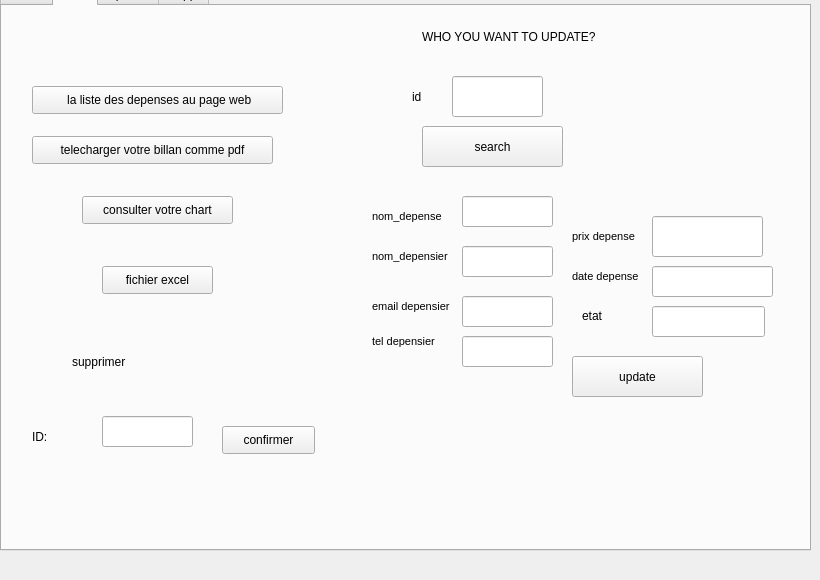
      <widget class="QWidget" name="tab_10">
       <attribute name="title">
        <string>add</string>
       </attribute>
       <widget class="QLabel" name="label_19">
        <property name="geometry">
         <rect>
          <x>40</x>
          <y>110</y>
          <width>81</width>
          <height>61</height>
         </rect>
        </property>
        <property name="sizeIncrement">
         <size>
          <width>12</width>
          <height>4</height>
         </size>
        </property>
        <property name="font">
         <font>
          <family>MS Shell Dlg 2</family>
          <pointsize>8</pointsize>
          <weight>50</weight>
          <italic>false</italic>
          <bold>false</bold>
         </font>
        </property>
        <property name="styleSheet">
         <string notr="true">
font: 8pt &quot;MS Shell Dlg 2&quot;;</string>
        </property>
        <property name="text">
         <string>nom_depense</string>
        </property>
       </widget>
       <widget class="QLineEdit" name="lineEdit_15">
        <property name="geometry">
         <rect>
          <x>130</x>
          <y>210</y>
          <width>91</width>
          <height>41</height>
         </rect>
        </property>
       </widget>
       <widget class="QLineEdit" name="lineEdit_16">
        <property name="geometry">
         <rect>
          <x>490</x>
          <y>120</y>
          <width>111</width>
          <height>41</height>
         </rect>
        </property>
       </widget>
       <widget class="QLabel" name="label_20">
        <property name="geometry">
         <rect>
          <x>360</x>
          <y>190</y>
          <width>81</width>
          <height>61</height>
         </rect>
        </property>
        <property name="sizeIncrement">
         <size>
          <width>12</width>
          <height>4</height>
         </size>
        </property>
        <property name="font">
         <font>
          <family>MS Shell Dlg 2</family>
          <pointsize>8</pointsize>
          <weight>50</weight>
          <italic>false</italic>
          <bold>false</bold>
         </font>
        </property>
        <property name="styleSheet">
         <string notr="true">
font: 8pt &quot;MS Shell Dlg 2&quot;;</string>
        </property>
        <property name="text">
         <string>date depense</string>
        </property>
       </widget>
       <widget class="QLineEdit" name="lineEdit_17">
        <property name="geometry">
         <rect>
          <x>480</x>
          <y>200</y>
          <width>111</width>
          <height>41</height>
         </rect>
        </property>
       </widget>
       <widget class="QLabel" name="label_21">
        <property name="geometry">
         <rect>
          <x>30</x>
          <y>190</y>
          <width>91</width>
          <height>61</height>
         </rect>
        </property>
        <property name="sizeIncrement">
         <size>
          <width>12</width>
          <height>4</height>
         </size>
        </property>
        <property name="font">
         <font>
          <family>MS Shell Dlg 2</family>
          <pointsize>8</pointsize>
          <weight>50</weight>
          <italic>false</italic>
          <bold>false</bold>
         </font>
        </property>
        <property name="styleSheet">
         <string notr="true">
font: 8pt &quot;MS Shell Dlg 2&quot;;</string>
        </property>
        <property name="text">
         <string>nom_depensier</string>
        </property>
       </widget>
       <widget class="QLineEdit" name="lineEdit_18">
        <property name="geometry">
         <rect>
          <x>490</x>
          <y>60</y>
          <width>111</width>
          <height>41</height>
         </rect>
        </property>
       </widget>
       <widget class="QLineEdit" name="lineEdit_19">
        <property name="geometry">
         <rect>
          <x>130</x>
          <y>50</y>
          <width>91</width>
          <height>41</height>
         </rect>
        </property>
       </widget>
       <widget class="QLineEdit" name="lineEdit_20">
        <property name="geometry">
         <rect>
          <x>130</x>
          <y>130</y>
          <width>91</width>
          <height>41</height>
         </rect>
        </property>
       </widget>
       <widget class="QLabel" name="label_22">
        <property name="geometry">
         <rect>
          <x>80</x>
          <y>40</y>
          <width>41</width>
          <height>61</height>
         </rect>
        </property>
        <property name="sizeIncrement">
         <size>
          <width>12</width>
          <height>4</height>
         </size>
        </property>
        <property name="styleSheet">
         <string notr="true">font: 12pt &quot;MS Shell Dlg 2&quot;;</string>
        </property>
        <property name="text">
         <string>id</string>
        </property>
       </widget>
       <widget class="QPushButton" name="pushButton_3">
        <property name="geometry">
         <rect>
          <x>290</x>
          <y>370</y>
          <width>93</width>
          <height>28</height>
         </rect>
        </property>
        <property name="text">
         <string>submit</string>
        </property>
       </widget>
       <widget class="QLabel" name="label_23">
        <property name="geometry">
         <rect>
          <x>360</x>
          <y>120</y>
          <width>81</width>
          <height>61</height>
         </rect>
        </property>
        <property name="sizeIncrement">
         <size>
          <width>12</width>
          <height>4</height>
         </size>
        </property>
        <property name="font">
         <font>
          <family>MS Shell Dlg 2</family>
          <pointsize>8</pointsize>
          <weight>50</weight>
          <italic>false</italic>
          <bold>false</bold>
         </font>
        </property>
        <property name="styleSheet">
         <string notr="true">
font: 8pt &quot;MS Shell Dlg 2&quot;;</string>
        </property>
        <property name="text">
         <string>tel depensier</string>
        </property>
       </widget>
       <widget class="QLabel" name="label_24">
        <property name="geometry">
         <rect>
          <x>210</x>
          <y>270</y>
          <width>81</width>
          <height>61</height>
         </rect>
        </property>
        <property name="sizeIncrement">
         <size>
          <width>12</width>
          <height>4</height>
         </size>
        </property>
        <property name="font">
         <font>
          <family>MS Shell Dlg 2</family>
          <pointsize>8</pointsize>
          <weight>50</weight>
          <italic>false</italic>
          <bold>false</bold>
         </font>
        </property>
        <property name="styleSheet">
         <string notr="true">
font: 8pt &quot;MS Shell Dlg 2&quot;;</string>
        </property>
        <property name="text">
         <string>prix depense</string>
        </property>
       </widget>
       <widget class="QLineEdit" name="lineEdit_21">
        <property name="geometry">
         <rect>
          <x>330</x>
          <y>280</y>
          <width>111</width>
          <height>41</height>
         </rect>
        </property>
       </widget>
       <widget class="QLabel" name="label_25">
        <property name="geometry">
         <rect>
          <x>350</x>
          <y>50</y>
          <width>91</width>
          <height>61</height>
         </rect>
        </property>
        <property name="sizeIncrement">
         <size>
          <width>12</width>
          <height>4</height>
         </size>
        </property>
        <property name="font">
         <font>
          <family>MS Shell Dlg 2</family>
          <pointsize>8</pointsize>
          <weight>50</weight>
          <italic>false</italic>
          <bold>false</bold>
         </font>
        </property>
        <property name="styleSheet">
         <string notr="true">
font: 8pt &quot;MS Shell Dlg 2&quot;;</string>
        </property>
        <property name="text">
         <string>email depensier</string>
        </property>
       </widget>
       <widget class="QTabWidget" name="page3_3">
        <property name="geometry">
         <rect>
          <x>0</x>
          <y>-20</y>
          <width>811</width>
          <height>571</height>
         </rect>
        </property>
        <property name="currentIndex">
         <number>1</number>
        </property>
        <widget class="QWidget" name="tab_13">
         <attribute name="title">
          <string>show</string>
         </attribute>
         <widget class="QTableView" name="tabdepense1_4">
          <property name="geometry">
           <rect>
            <x>40</x>
            <y>30</y>
            <width>671</width>
            <height>441</height>
           </rect>
          </property>
         </widget>
        </widget>
        <widget class="QWidget" name="tab_14">
         <attribute name="title">
          <string>add</string>
         </attribute>
         <widget class="QLabel" name="label_11">
          <property name="geometry">
           <rect>
            <x>70</x>
            <y>330</y>
            <width>181</width>
            <height>51</height>
           </rect>
          </property>
          <property name="styleSheet">
           <string notr="true">font: 75 24pt &quot;MS Shell Dlg 2&quot;;</string>
          </property>
          <property name="text">
           <string>supprimer</string>
          </property>
         </widget>
         <widget class="QLabel" name="label_12">
          <property name="geometry">
           <rect>
            <x>30</x>
            <y>410</y>
            <width>51</width>
            <height>41</height>
           </rect>
          </property>
          <property name="styleSheet">
           <string notr="true">font: 18pt &quot;MS Shell Dlg 2&quot;;</string>
          </property>
          <property name="text">
           <string>ID:</string>
          </property>
         </widget>
         <widget class="QLineEdit" name="supp">
          <property name="geometry">
           <rect>
            <x>100</x>
            <y>410</y>
            <width>91</width>
            <height>31</height>
           </rect>
          </property>
         </widget>
         <widget class="QPushButton" name="suprim">
          <property name="geometry">
           <rect>
            <x>220</x>
            <y>420</y>
            <width>93</width>
            <height>28</height>
           </rect>
          </property>
          <property name="text">
           <string>confirmer</string>
          </property>
         </widget>
         <widget class="QLabel" name="label_45">
          <property name="geometry">
           <rect>
            <x>420</x>
            <y>10</y>
            <width>241</width>
            <height>41</height>
           </rect>
          </property>
          <property name="styleSheet">
           <string notr="true">font: 75 10pt &quot;MS Shell Dlg 2&quot;;</string>
          </property>
          <property name="text">
           <string>WHO YOU WANT TO UPDATE?</string>
          </property>
         </widget>
         <widget class="QLabel" name="label_46">
          <property name="geometry">
           <rect>
            <x>410</x>
            <y>70</y>
            <width>41</width>
            <height>41</height>
           </rect>
          </property>
          <property name="sizeIncrement">
           <size>
            <width>12</width>
            <height>4</height>
           </size>
          </property>
          <property name="styleSheet">
           <string notr="true">font: 12pt &quot;MS Shell Dlg 2&quot;;</string>
          </property>
          <property name="text">
           <string>id</string>
          </property>
         </widget>
         <widget class="QLineEdit" name="lineEdit_ids">
          <property name="geometry">
           <rect>
            <x>450</x>
            <y>70</y>
            <width>91</width>
            <height>41</height>
           </rect>
          </property>
          <property name="text">
           <string/>
          </property>
         </widget>
         <widget class="QPushButton" name="search">
          <property name="geometry">
           <rect>
            <x>420</x>
            <y>120</y>
            <width>141</width>
            <height>41</height>
           </rect>
          </property>
          <property name="text">
           <string>search</string>
          </property>
         </widget>
         <widget class="QLabel" name="label_31">
          <property name="geometry">
           <rect>
            <x>370</x>
            <y>180</y>
            <width>81</width>
            <height>61</height>
           </rect>
          </property>
          <property name="sizeIncrement">
           <size>
            <width>12</width>
            <height>4</height>
           </size>
          </property>
          <property name="font">
           <font>
            <family>MS Shell Dlg 2</family>
            <pointsize>8</pointsize>
            <weight>50</weight>
            <italic>false</italic>
            <bold>false</bold>
           </font>
          </property>
          <property name="styleSheet">
           <string notr="true">
font: 8pt &quot;MS Shell Dlg 2&quot;;</string>
          </property>
          <property name="text">
           <string>nom_depense</string>
          </property>
         </widget>
         <widget class="QLabel" name="label_47">
          <property name="geometry">
           <rect>
            <x>370</x>
            <y>230</y>
            <width>91</width>
            <height>41</height>
           </rect>
          </property>
          <property name="sizeIncrement">
           <size>
            <width>12</width>
            <height>4</height>
           </size>
          </property>
          <property name="font">
           <font>
            <family>MS Shell Dlg 2</family>
            <pointsize>8</pointsize>
            <weight>50</weight>
            <italic>false</italic>
            <bold>false</bold>
           </font>
          </property>
          <property name="styleSheet">
           <string notr="true">
font: 8pt &quot;MS Shell Dlg 2&quot;;</string>
          </property>
          <property name="text">
           <string>nom_depensier</string>
          </property>
         </widget>
         <widget class="QLabel" name="label_48">
          <property name="geometry">
           <rect>
            <x>370</x>
            <y>280</y>
            <width>91</width>
            <height>41</height>
           </rect>
          </property>
          <property name="sizeIncrement">
           <size>
            <width>12</width>
            <height>4</height>
           </size>
          </property>
          <property name="font">
           <font>
            <family>MS Shell Dlg 2</family>
            <pointsize>8</pointsize>
            <weight>50</weight>
            <italic>false</italic>
            <bold>false</bold>
           </font>
          </property>
          <property name="styleSheet">
           <string notr="true">
font: 8pt &quot;MS Shell Dlg 2&quot;;</string>
          </property>
          <property name="text">
           <string>email depensier</string>
          </property>
         </widget>
         <widget class="QLabel" name="label_49">
          <property name="geometry">
           <rect>
            <x>370</x>
            <y>320</y>
            <width>81</width>
            <height>31</height>
           </rect>
          </property>
          <property name="sizeIncrement">
           <size>
            <width>12</width>
            <height>4</height>
           </size>
          </property>
          <property name="font">
           <font>
            <family>MS Shell Dlg 2</family>
            <pointsize>8</pointsize>
            <weight>50</weight>
            <italic>false</italic>
            <bold>false</bold>
           </font>
          </property>
          <property name="styleSheet">
           <string notr="true">
font: 8pt &quot;MS Shell Dlg 2&quot;;</string>
          </property>
          <property name="text">
           <string>tel depensier</string>
          </property>
         </widget>
         <widget class="QLabel" name="label_50">
          <property name="geometry">
           <rect>
            <x>570</x>
            <y>250</y>
            <width>81</width>
            <height>41</height>
           </rect>
          </property>
          <property name="sizeIncrement">
           <size>
            <width>12</width>
            <height>4</height>
           </size>
          </property>
          <property name="font">
           <font>
            <family>MS Shell Dlg 2</family>
            <pointsize>8</pointsize>
            <weight>50</weight>
            <italic>false</italic>
            <bold>false</bold>
           </font>
          </property>
          <property name="styleSheet">
           <string notr="true">
font: 8pt &quot;MS Shell Dlg 2&quot;;</string>
          </property>
          <property name="text">
           <string>date depense</string>
          </property>
         </widget>
         <widget class="QLabel" name="label_51">
          <property name="geometry">
           <rect>
            <x>570</x>
            <y>200</y>
            <width>81</width>
            <height>61</height>
           </rect>
          </property>
          <property name="sizeIncrement">
           <size>
            <width>12</width>
            <height>4</height>
           </size>
          </property>
          <property name="font">
           <font>
            <family>MS Shell Dlg 2</family>
            <pointsize>8</pointsize>
            <weight>50</weight>
            <italic>false</italic>
            <bold>false</bold>
           </font>
          </property>
          <property name="styleSheet">
           <string notr="true">
font: 8pt &quot;MS Shell Dlg 2&quot;;</string>
          </property>
          <property name="text">
           <string>prix depense</string>
          </property>
         </widget>
         <widget class="QLabel" name="label_14">
          <property name="geometry">
           <rect>
            <x>580</x>
            <y>300</y>
            <width>61</width>
            <height>20</height>
           </rect>
          </property>
          <property name="text">
           <string>etat</string>
          </property>
         </widget>
         <widget class="QLineEdit" name="lineEdit_nom">
          <property name="geometry">
           <rect>
            <x>460</x>
            <y>190</y>
            <width>91</width>
            <height>31</height>
           </rect>
          </property>
         </widget>
         <widget class="QLineEdit" name="lineEdit_nomd">
          <property name="geometry">
           <rect>
            <x>460</x>
            <y>240</y>
            <width>91</width>
            <height>31</height>
           </rect>
          </property>
         </widget>
         <widget class="QLineEdit" name="lineEdit_tel">
          <property name="geometry">
           <rect>
            <x>460</x>
            <y>330</y>
            <width>91</width>
            <height>31</height>
           </rect>
          </property>
         </widget>
         <widget class="QLineEdit" name="lineEdit_email">
          <property name="geometry">
           <rect>
            <x>460</x>
            <y>290</y>
            <width>91</width>
            <height>31</height>
           </rect>
          </property>
         </widget>
         <widget class="QLineEdit" name="lineEdit_7">
          <property name="geometry">
           <rect>
            <x>650</x>
            <y>260</y>
            <width>121</width>
            <height>31</height>
           </rect>
          </property>
         </widget>
         <widget class="QLineEdit" name="lineEdit_prix">
          <property name="geometry">
           <rect>
            <x>650</x>
            <y>210</y>
            <width>111</width>
            <height>41</height>
           </rect>
          </property>
         </widget>
         <widget class="QLineEdit" name="lineEdit_etat">
          <property name="geometry">
           <rect>
            <x>650</x>
            <y>300</y>
            <width>113</width>
            <height>31</height>
           </rect>
          </property>
         </widget>
         <widget class="QPushButton" name="pushButton_6">
          <property name="geometry">
           <rect>
            <x>570</x>
            <y>350</y>
            <width>131</width>
            <height>41</height>
           </rect>
          </property>
          <property name="text">
           <string>update</string>
          </property>
         </widget>
         <widget class="QPushButton" name="pushButton_5">
          <property name="geometry">
           <rect>
            <x>30</x>
            <y>130</y>
            <width>241</width>
            <height>28</height>
           </rect>
          </property>
          <property name="text">
           <string>telecharger votre billan comme pdf</string>
          </property>
         </widget>
         <widget class="QPushButton" name="statsbuttton">
          <property name="geometry">
           <rect>
            <x>80</x>
            <y>190</y>
            <width>151</width>
            <height>28</height>
           </rect>
          </property>
          <property name="text">
           <string>consulter votre chart</string>
          </property>
         </widget>
         <widget class="QPushButton" name="pushButton_7">
          <property name="geometry">
           <rect>
            <x>100</x>
            <y>260</y>
            <width>111</width>
            <height>28</height>
           </rect>
          </property>
          <property name="text">
           <string>fichier excel</string>
          </property>
         </widget>
         <widget class="QPushButton" name="pushButton_web">
          <property name="geometry">
           <rect>
            <x>30</x>
            <y>80</y>
            <width>251</width>
            <height>28</height>
           </rect>
          </property>
          <property name="text">
           <string> la liste des depenses au page web</string>
          </property>
         </widget>
        </widget>
        <widget class="QWidget" name="tab_15">
         <attribute name="title">
          <string>update</string>
         </attribute>
        </widget>
        <widget class="QWidget" name="tab_16">
         <attribute name="title">
          <string>supp</string>
         </attribute>
         <widget class="QLabel" name="label_35">
          <property name="geometry">
           <rect>
            <x>270</x>
            <y>20</y>
            <width>451</width>
            <height>91</height>
           </rect>
          </property>
          <property name="styleSheet">
           <string notr="true">font: 75 24pt &quot;MS Shell Dlg 2&quot;;</string>
          </property>
          <property name="text">
           <string>supprimer</string>
          </property>
         </widget>
         <widget class="QLineEdit" name="supp_4">
          <property name="geometry">
           <rect>
            <x>142</x>
            <y>121</y>
            <width>541</width>
            <height>71</height>
           </rect>
          </property>
         </widget>
         <widget class="QLabel" name="label_36">
          <property name="geometry">
           <rect>
            <x>30</x>
            <y>120</y>
            <width>81</width>
            <height>61</height>
           </rect>
          </property>
          <property name="styleSheet">
           <string notr="true">font: 18pt &quot;MS Shell Dlg 2&quot;;</string>
          </property>
          <property name="text">
           <string>ID:</string>
          </property>
         </widget>
         <widget class="QPushButton" name="suprim_4">
          <property name="geometry">
           <rect>
            <x>340</x>
            <y>280</y>
            <width>93</width>
            <height>28</height>
           </rect>
          </property>
          <property name="text">
           <string>confirmer</string>
          </property>
         </widget>
        </widget>
       </widget>
      </widget>
